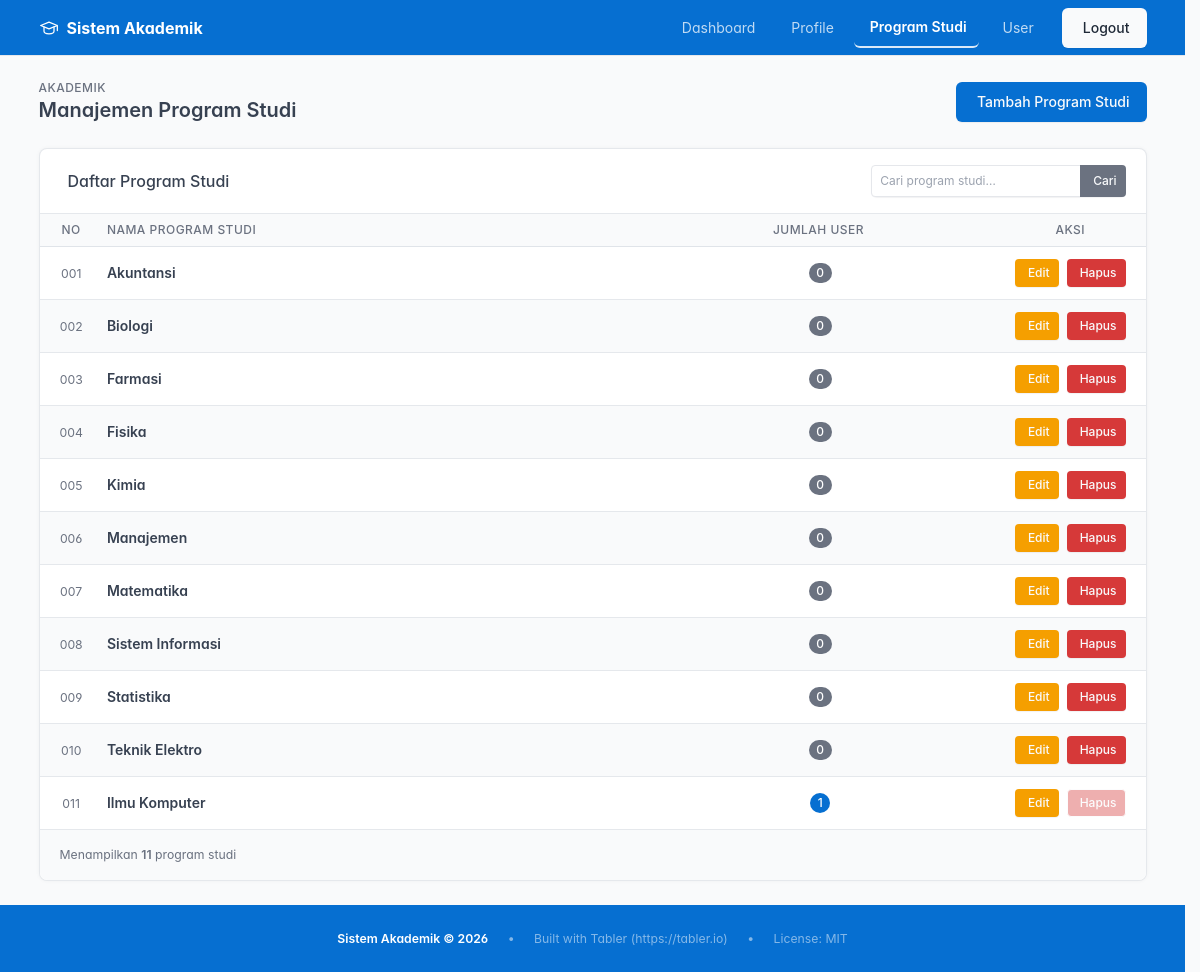
Screenshot of /program_studi.php?sort=jumlah_asc (signed in) with the database file from the repository.
### tables this page shows
CREATE TABLE `prodi_tbl` (
  `prodi_id` int(30) NOT NULL,
  `nama_prodi` varchar(100) NOT NULL
);

### program_studi.php (the view, shortened to what this page needs)
<?php
$pdo = getDBConnection();
$search = trim($_GET['q'] ?? '');
$sort = $_GET['sort'] ?? 'nama_asc';
$orderClause = match ($sort) {
    'nama_desc' => 'p.nama_prodi DESC',
    'jumlah_asc' => 'jumlah_user ASC, p.nama_prodi ASC',
    'jumlah_desc' => 'jumlah_user DESC, p.nama_prodi ASC',
    default => 'p.nama_prodi ASC',
};
if ($search !== '') {
    $stmt = $pdo->prepare("
        SELECT p.prodi_id, p.nama_prodi, COUNT(u.userid) as jumlah_user
        FROM prodi_tbl p
        LEFT JOIN user_tbl u ON p.prodi_id = u.prodi_id
        WHERE p.nama_prodi LIKE ?
        GROUP BY p.prodi_id, p.nama_prodi
        ORDER BY $orderClause
    ");
    $stmt->execute(["%$search%"]);
} else {
    $stmt = $pdo->query("
        SELECT p.prodi_id, p.nama_prodi, COUNT(u.userid) as jumlah_user
        FROM prodi_tbl p
        LEFT JOIN user_tbl u ON p.prodi_id = u.prodi_id
        GROUP BY p.prodi_id, p.nama_prodi
        ORDER BY $orderClause
    ");
}
$prodis = $stmt->fetchAll();
function sortUrl($field, $currentSort, $search)
{
    $dir = ($currentSort === $field . '_asc') ? $field . '_desc' : $field . '_asc';
    $params = ['sort' => $dir];
    return 'program_studi.php?' . http_build_query($params);
}
function sortIcon($field, $currentSort)
{
    if ($currentSort === $field . '_asc')
        return '<i class="ti ti-sort-ascending ms-1"></i>';
    return '<i class="ti ti-arrows-sort ms-1 text-muted"></i>';
}
?>
<!DOCTYPE html>
<html lang="id">
<head>
    <link rel="stylesheet" href="css/tabler.min.css">
    <link rel="stylesheet" href="https://cdn.jsdelivr.net/npm/@tabler/icons-webfont@3.0.0/dist/tabler-icons.min.css">
</head>
<body class="antialiased">
    <div class="wrapper">
        <nav class="navbar navbar-dark bg-blue sticky-top d-print-none">
            <div class="container-xl">
                <a href="dashboard.php" class="navbar-brand d-flex align-items-center gap-2">
                    <span class="navbar-brand-text">Sistem Akademik</span>
                </a>
                <div class="d-none d-md-flex ms-auto">
                    <ul class="navbar-nav flex-row align-items-center gap-2">
                        <li class="nav-item"><a class="nav-link text-white" href="dashboard.php">Dashboard</a></li>
                        <li class="nav-item"><a class="nav-link text-white" href="profile.php">Profile</a></li>
                        <li class="nav-item"><a class="nav-link text-white active" href="program_studi.php">Program Studi</a></li>
                        <li class="nav-item"><a class="nav-link text-white" href="user.php">User</a>
                        </li>
                        <li class="nav-item"><a href="logout.php" class="btn btn-light ms-2">Logout</a></li>
                    </ul>
                </div>
            </div>
        </nav>
        <div class="page-wrapper">
            <div class="page-header d-print-none">
                <div class="container-xl">
                    <div class="row g-2 align-items-center">
                        <div class="col">
                            <div class="page-pretitle">Akademik</div>
                            <h2 class="page-title">Manajemen Program Studi</h2>
                        </div>
                        <div class="col-auto">
                            <button class="btn btn-primary" data-bs-toggle="modal" data-bs-target="#addModal">
                                <i class="ti ti-plus me-1"></i>Tambah Program Studi
                            </button>
                        </div>
                    </div>
                </div>
            </div>
            <div class="page-body">
                <div class="container-xl">
                    <div class="card">
                        <div class="card-header d-flex align-items-center justify-content-between flex-wrap gap-2">
                            <h3 class="card-title mb-0"><i class="ti ti-building-community me-2 text-blue"></i>Daftar
                                Program Studi
                            </h3>
                            <form method="GET" action="program_studi.php"
                                class="d-flex align-items-center gap-2 flex-wrap">
                                <div class="input-group input-group-sm" style="min-width:220px">
                                    <input type="text" name="q" class="form-control" placeholder="Cari program studi…"
                                        value="<?= htmlspecialchars($search) ?>">
                                    <button type="submit" class="btn btn-sm btn-secondary px-2">Cari</button>
                                </div>
                            </form>
                        </div>
                        <?php if (empty($prodis)): ?>
                            <div class="card-body">
                                <div class="empty">
                                    <div class="empty-img"><i class="ti ti-inbox" style="font-size:4rem;color:#94a3b8"></i>
                                    </div>
                                    <p class="empty-title">Tidak ada program studi ditemukan</p>
                                    <p class="empty-subtitle text-muted">
                                        <?= $search ? 'Tidak ada hasil untuk &ldquo;<strong>' . htmlspecialchars($search) . '</strong>&rdquo;. Coba kata kunci lain.' : 'Belum ada program studi. Tambahkan yang baru.' ?>
                                    </p>
                                    <?php if ($search): ?>
                                        <div class="empty-action"><a href="program_studi.php" class="btn btn-primary"><i
                                                    class="ti ti-arrow-left me-1"></i>Kembali</a></div>
                                    <?php endif; ?>
                                </div>
                            </div>
                        <?php else: ?>
                            <div class="table-responsive">
                                <table class="table table-vcenter table-hover table-striped card-table">
                                    <thead>
                                        <tr>
                                            <th class="w-1 text-center">No</th>
                                            <th><a href="<?= sortUrl('nama', $sort, $search) ?>">Nama Program
                                                    Studi<?= sortIcon('nama', $sort) ?></a></th>
                                            <th class="text-center"><a
                                                    href="<?= sortUrl('jumlah', $sort, $search) ?>">Jumlah
                                                    User<?= sortIcon('jumlah', $sort) ?></a></th>
                                            <th class="w-1 text-center">Aksi</th>
                                        </tr>
                                    </thead>
                                    <tbody>
                                        <?php foreach ($prodis as $index => $prodi):
                                            $count = (int) $prodi['jumlah_user'];
                                            $color = ($count === 0) ? 'secondary' : 'blue';
                                            ?>
                                            <tr>
                                                <td class="text-center text-muted">
                                                    <small><?= str_pad($index + 1, 3, '0', STR_PAD_LEFT) ?></small>
                                                </td>
                                                <td><strong><?= htmlspecialchars($prodi['nama_prodi']) ?></strong></td>
                                                <td class="text-center"><span
                                                        class="badge rounded-pill bg-<?= $color ?> text-white"><?= $count ?></span>
                                                </td>
                                                <td class="text-center">
                                                    <div class="btn-list flex-nowrap justify-content-center">
                                                        <button class="btn btn-sm btn-warning" data-bs-toggle="modal"
                                                            data-bs-target="#editModal"
                                                            onclick="setEditData(<?= $prodi['prodi_id'] ?>, '<?= htmlspecialchars(addslashes($prodi['nama_prodi'])) ?>')">
                                                            <i class="ti ti-edit me-1"></i>Edit
                                                        </button>
                                                        <button class="btn btn-sm btn-danger" <?= ($count > 0) ? 'disabled' : '' ?>
                                                            onclick="konfirmHapus(<?= $prodi['prodi_id'] ?>, '<?= htmlspecialchars(addslashes($prodi['nama_prodi'])) ?>')">
                                                            <i class="ti ti-trash me-1"></i>Hapus
                                                        </button>
                                                    </div>
                                                </td>
                                            </tr>
                                        <?php endforeach; ?>
                                    </tbody>
                                </table>
                            </div>
                            <div class="card-footer d-flex align-items-center justify-content-between">
                                <p class="m-0 text-muted small">
                                    Menampilkan <strong><?= count($prodis) ?></strong> program studi
                                </p>
                            </div>
                        <?php endif; ?>
                    </div>
                </div>
            </div>
            <footer class="footer d-print-none bg-blue text-white border-top border-blue py-2"
                style="min-height:auto;margin-top:auto;">
                <div class="container-xl d-flex align-items-center justify-content-center" style="min-height:50px;">
                    <div class="text-center small">
                        <span class="text-white fw-semibold">Sistem Akademik &copy; 2026</span>
                        <span class="text-white-50 ms-3 me-3">•</span>
                        <span class="text-white-50">Built with Tabler (https://tabler.io)</span>
                        <span class="text-white-50 ms-3 me-3">•</span>
                        <span class="text-white-50">License: MIT</span>
                    </div>
                </div>
            </footer>
        </div>
    </div>
</body>
</html>

### program_studi.php (style rules this page uses)
html, body { height: 100%; margin: 0; }
html { scrollbar-gutter: stable; }
@media (min-width: 992px) { :root { margin-left: 0 !important; margin-right: 0 !important; } }
.wrapper { display: flex; flex-direction: column; min-height: 100vh; }
.page-wrapper { flex: 1; }
.navbar-brand-text { font-weight: 700; font-size: 1rem; }
.navbar-nav .nav-link { color: rgba(255, 255, 255, 0.75) !important; transition: color .2s; padding: 0.5rem 0.75rem; }
.navbar-nav .nav-link.active { color: #fff !important; font-weight: 600; border-bottom: 2px solid rgba(255, 255, 255, 0.85); }
th a { color: inherit; text-decoration: none; white-space: nowrap; }

### rows the page displays
prodi_tbl: index "001", nama_prodi "Akuntansi", count "0"
prodi_tbl: index "002", nama_prodi "Biologi", count "0"
prodi_tbl: index "003", nama_prodi "Farmasi", count "0"
prodi_tbl: index "004", nama_prodi "Fisika", count "0"
prodi_tbl: index "005", nama_prodi "Kimia", count "0"
prodi_tbl: index "006", nama_prodi "Manajemen", count "0"
prodi_tbl: index "007", nama_prodi "Matematika", count "0"
prodi_tbl: index "008", nama_prodi "Sistem Informasi", count "0"
prodi_tbl: index "009", nama_prodi "Statistika", count "0"
prodi_tbl: index "010", nama_prodi "Teknik Elektro", count "0"
prodi_tbl: index "011", nama_prodi "Ilmu Komputer", count "1"

### other values shown
count($prodis) "11"
